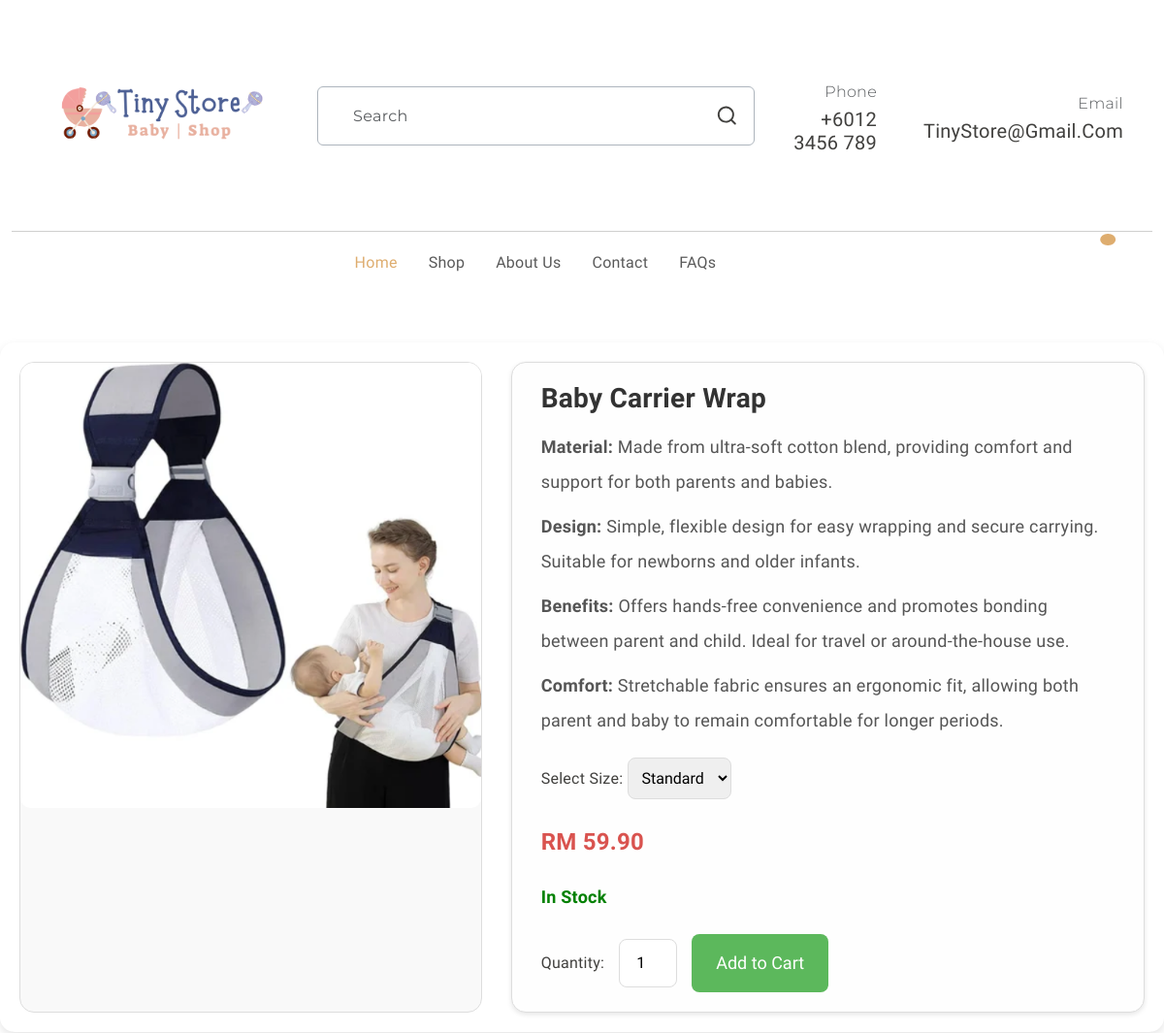
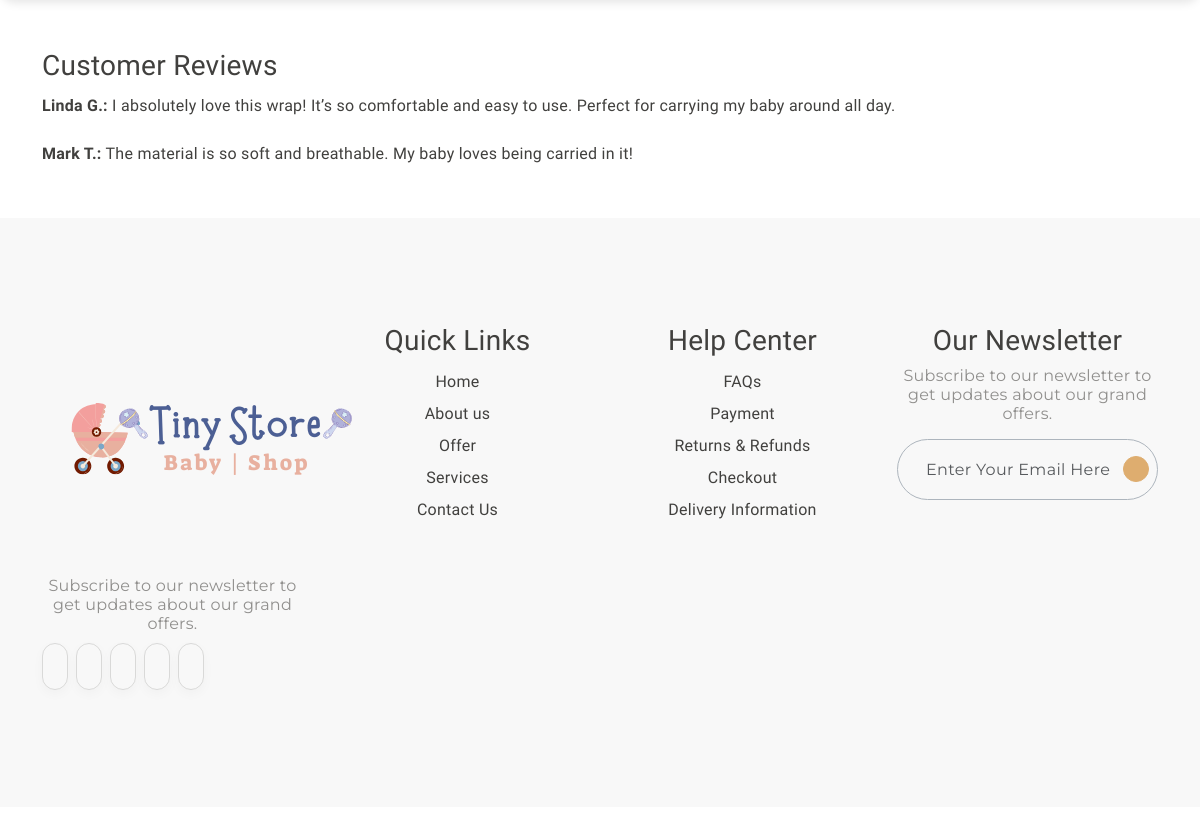
The app's page /travel4Detail.php with its own data (2 pictures, top to bottom).
### tables this page shows
CREATE TABLE `products` (
  `product_id` int(11) NOT NULL,
  `name` varchar(255) NOT NULL,
  `category` varchar(100) NOT NULL,
  `price` decimal(10,2) NOT NULL,
  `image` varchar(255) DEFAULT NULL,
  `is_featured` tinyint(1) DEFAULT 0,
  `created_at` timestamp NOT NULL DEFAULT current_timestamp()
);

### travel4Detail.php (the view, shortened to what this page needs)
<?php
include 'db_connect.php';
$product_id = isset($_GET['product_id']) ? intval($_GET['product_id']) : 20;
$sql = "SELECT * FROM products WHERE product_id = ?";
$stmt = $conn->prepare($sql);
$stmt->bind_param("i", $product_id);
$stmt->execute();
$result = $stmt->get_result();
if ($result->num_rows > 0) {
  $product = $result->fetch_assoc();
} else {
  echo "Product not found.";
  exit;
}
$variant_sql = "SELECT * FROM product_variants WHERE product_id = ?";
$variant_stmt = $conn->prepare($variant_sql);
$variant_stmt->bind_param("i", $product_id);
$variant_stmt->execute();
$variants = $variant_stmt->get_result();
?>
<!DOCTYPE html>
<html lang="en">
<head>
  <link rel="stylesheet" href="detail.css">
  <link rel="stylesheet" href="https://cdn.jsdelivr.net/npm/swiper@9/swiper-bundle.min.css" />
  <link href="https://cdn.jsdelivr.net/npm/bootstrap@5.3.0-alpha3/dist/css/bootstrap.min.css" rel="stylesheet"
>
  <link rel="stylesheet" type="text/css" href="css/vendor.css">
  <link rel="stylesheet" type="text/css" href="style.css">
</head>
<body>
  <header>
    <div class="container py-2">
      <div class="row py-4 pb-0 pb-sm-4 align-items-center ">
        <div class="col-sm-4 col-lg-3 text-center text-sm-start">
          <div class="main-logo">
            <a href="index.php">
              <img src="images/logo.png" alt="logo" class="img-fluid">
            </a>
          </div>
        </div>
        <div class="col-sm-6 offset-sm-2 offset-md-0 col-lg-5 d-none d-lg-block">
          <div class="search-bar border rounded-2 px-3 border-dark-subtle">
            <form id="search-form" class="text-center d-flex align-items-center" action="" method="">
              <input type="text" class="form-control border-0 bg-transparent"
                placeholder="Search" />
              <svg xmlns="http://www.w3.org/2000/svg" width="24" height="24" viewBox="0 0 24 24">
                <path fill="currentColor"
                  d="M21.71 20.29L18 16.61A9 9 0 1 0 16.61 18l3.68 3.68a1 1 0 0 0 1.42 0a1 1 0 0 0 0-1.39ZM11 18a7 7 0 1 1 7-7a7 7 0 0 1-7 7Z" />
              </svg>
            </form>
          </div>
        </div>
        <div
          class="col-sm-8 col-lg-4 d-flex justify-content-end gap-5 align-items-center mt-4 mt-sm-0 justify-content-center justify-content-sm-end">
          <div class="support-box text-end d-none d-xl-block">
            <span class="fs-6 secondary-font text-muted">Phone</span>
            <h5 class="mb-0">+6012 3456 789</h5>
          </div>
          <div class="support-box text-end d-none d-xl-block">
            <span class="fs-6 secondary-font text-muted">Email</span>
            <h5 class="mb-0">TinyStore@gmail.com</h5>
          </div>
        </div>
      </div>
    </div>
    <div class="container-fluid">
      <hr class="m-0">
    </div>
    <div class="container">
      <nav class="main-menu d-flex navbar navbar-expand-lg ">
        <div class="offcanvas offcanvas-end" tabindex="-1" id="offcanvasNavbar" aria-labelledby="offcanvasNavbarLabel">
          <div class="offcanvas-body justify-content-between">
            <ul class="navbar-nav menu-list list-unstyled d-flex gap-md-3 mb-0">
              <li class="nav-item">
                 <a href="index.php" class="nav-link active">Home</a>
              </li>
              <li class="nav-item">
                <a href="productPage.html" class="nav-link">Shop</a>
              </li>
              <li class="nav-item">
                <a href="aboutUs.html" class="nav-link">About Us</a>
              </li>
              <li class="nav-item">
                <a href="contactUs.html" class="nav-link">Contact</a>
              </li>
              <li class="nav-item">
                <a href="faq.html" class="nav-link">FAQs</a>
              </li>
            </ul>
            <div class="d-none d-lg-flex align-items-end">
              <ul class="d-flex justify-content-end list-unstyled m-0">
                <li>
                </li>
                <li>
                </li>
                <li class="">
                  <a href="index.php" class="mx-3" data-bs-toggle="offcanvas" data-bs-target="#offcanvasCart"
                    aria-controls="offcanvasCart">
                    <span class="position-absolute translate-middle badge rounded-circle bg-primary pt-2">
                    </span>
                  </a>
                </li>
              </ul>
            </div>
          </div>
        </div>
      </nav>
    </div>
  </header>
  <div class="container1">
    <div class="product-image">
      <img src="images/<?php echo htmlspecialchars($product['image'] ?? 'default.png'); ?>"
        alt="<?php echo htmlspecialchars($product['name']); ?>">
    </div>
    <div class="product-details">
      <h2>
        <?php echo htmlspecialchars($product['name']); ?>
      </h2>
      <p><strong>Material:</strong> Made from ultra-soft cotton blend, providing comfort and support for both parents
        and babies.</p>
      <p><strong>Design:</strong> Simple, flexible design for easy wrapping and secure carrying. Suitable for newborns
        and older infants.</p>
      <p><strong>Benefits:</strong> Offers hands-free convenience and promotes bonding between parent and child. Ideal
        for travel or around-the-house use.</p>
      <p><strong>Comfort:</strong> Stretchable fabric ensures an ergonomic fit, allowing both parent and baby to remain
        comfortable for longer periods.</p>
      <div class="size-selection">
        <label for="size">Select Size: </label>
        <select id="size">
          <?php while ($variant = $variants->fetch_assoc()) { ?>
          <option value="<?php echo htmlspecialchars($variant['variant_name']); ?>"
            data-price="<?php echo htmlspecialchars($variant['price']); ?>">
            <?php echo htmlspecialchars($variant['variant_name'], 2); ?>
          </option>
          <?php } ?>
        </select>
      </div>
      <p class="price">RM
        <?php echo number_format($product['price'], 2); ?>
      </p>
      <p class="stock-status in-stock">In Stock</p>
      <div class="add-to-cart">
        <label for="quantity">Quantity:</label>
        <input type="number" id="quantity" value="1" min="1">
        <button>Add to Cart</button>
      </div>
    </div>
  </div>
  <div class="container reviews">
    <h3>Customer Reviews</h3>
    <p><strong>Linda G.:</strong> I absolutely love this wrap! It’s so comfortable and easy to use. Perfect for carrying
      my baby around all day.</p>
    <p><strong>Mark T.:</strong> The material is so soft and breathable. My baby loves being carried in it!</p>
  </div>
  <footer id="footer" class="my-5">
    <div class="container py-5 my-5">
      <div class="row">
        <div class="col-md-3">
          <div class="footer-menu">
            <img src="images/logo.png" alt="logo">
            <p class="blog-paragraph fs-6 mt-3">Subscribe to our newsletter to get updates about our grand offers.</p>
            <div class="social-links">
              <ul class="d-flex list-unstyled gap-2">
                <li class="social">
                  <a href="#">
                    <iconify-icon class="social-icon" icon="ri:facebook-fill"></iconify-icon>
                  </a>
                </li>
                <li class="social">
                  <a href="#">
                    <iconify-icon class="social-icon" icon="ri:twitter-fill"></iconify-icon>
                  </a>
                </li>
                <li class="social">
                  <a href="#">
                    <iconify-icon class="social-icon" icon="ri:pinterest-fill"></iconify-icon>
                  </a>
                </li>
                <li class="social">
                  <a href="#">
                    <iconify-icon class="social-icon" icon="ri:instagram-fill"></iconify-icon>
                  </a>
                </li>
                <li class="social">
                  <a href="#">
                    <iconify-icon class="social-icon" icon="ri:youtube-fill"></iconify-icon>
                  </a>
                </li>
              </ul>
            </div>
          </div>
        </div>
        <div class="col-md-3">
          <div class="footer-menu">
            <h3>Quick Links</h3>
            <ul class="menu-list list-unstyled">
              <li class="menu-item">
                <a href="#" class="nav-link">Home</a>
              </li>
              <li class="menu-item">
                <a href="aboutUs.html" class="dropdown-item">About us</a>
              </li>
              <li class="menu-item">
                <a href="#" class="nav-link">Offer </a>
              </li>
              <li class="menu-item">
                <a href="#" class="nav-link">Services</a>
              </li>
              <li class="menu-item">
                <a href="#" class="nav-link">Contact Us</a>
              </li>
            </ul>
          </div>
        </div>
        <div class="col-md-3">
          <div class="footer-menu">
            <h3>Help Center</h5>
              <ul class="menu-list list-unstyled">
                <li class="menu-item">
                  <a href="faq.html" class="nav-link">FAQs</a>
                </li>
                <li class="menu-item">
                  <a href="#" class="nav-link">Payment</a>
                </li>
                <li class="menu-item">
                  <a href="#" class="nav-link">Returns & Refunds</a>
                </li>
                <li class="menu-item">
                  <a href="#" class="nav-link">Checkout</a>
                </li>
                <li class="menu-item">
                  <a href="#" class="nav-link">Delivery Information</a>
                </li>
              </ul>
          </div>
        </div>
        <div class="col-md-3">
          <div>
            <h3>Our Newsletter</h3>
            <p class="blog-paragraph fs-6">Subscribe to our newsletter to get updates about our grand offers.</p>
            <div class="search-bar border rounded-pill border-dark-subtle px-2">
              <form class="text-center d-flex align-items-center" action="" method="">
                <input type="text" class="form-control border-0 bg-transparent" placeholder="Enter your email here" />
                <iconify-icon class="send-icon" icon="tabler:location-filled"></iconify-icon>
              </form>
            </div>
          </div>
        </div>
      </div>
    </div>
  </footer>
</body>
</html>

### detail.css (style rules this page uses)
body { font-family: Arial, sans-serif; margin: 0; padding: 0; background-color: #f4f4f9; }
.container1 { max-width: 1200px; margin: 50px auto; padding: 20px; display: flex; flex-wrap: wrap; gap: 30px; background-color: #ffffff; border-radius: 15px; box-shadow: 0 4px 10px rgba(0, 0, 0, 0.1); overflow: hidden; }
.product-image { flex: 1 1 400px; text-align: center; border-radius: 15px; overflow: hidden; border: 1px solid #ddd; background-color: #f9f9f9; }
.product-image img { max-width: 100%; border-radius: 10px; transition: transform 0.3s ease; }
.product-details { flex: 2 1 500px; background-color: #fefefe; padding: 20px 30px; border-radius: 15px; border: 1px solid #ddd; box-shadow: 0 2px 5px rgba(0, 0, 0, 0.1); }
.product-details h2 { font-size: 28px; font-weight: bold; color: #333; margin-bottom: 15px; }
.product-details p { font-size: 18px; color: #555; margin: 10px 0; }
.product-details .price { font-size: 24px; font-weight: bold; color: #d9534f; margin: 15px 0; }
.stock-status { font-size: 16px; margin: 10px 0; }
.stock-status.in-stock { color: green; font-weight: bold; }
.badge { padding: 5px 10px; border-radius: 12px; font-size: 14px; font-weight: bold; }
.size-selection { margin: 20px 0; }
.size-selection select { padding: 10px; font-size: 16px; border: 1px solid #ddd; border-radius: 8px; }
.add-to-cart { display: flex; align-items: center; gap: 15px; margin-top: 20px; }
.add-to-cart button { padding: 12px 25px; font-size: 18px; background-color: #5cb85c; color: white; border: none; border-radius: 8px; cursor: pointer; transition: background-color 0.3s ease; }
.add-to-cart input { width: 60px; padding: 8px; font-size: 16px; text-align: center; border: 1px solid #ddd; border-radius: 8px; }
footer { background-color: #f8f8f8; padding: 10px; text-align: center; margin-top: 20px; }

### style.css (style rules this page uses)
:root { --header-height: 160px; --header-height-min: 80px; }
:root { --accent-color: #DEAD6F; --dark-color: #222222; --light-dark-color: #727272; --light-color: #fff; --grey-color: #dbdbdb; --light-grey-color: #fafafa; --primary-color: #6995B1; --light-primary-color: #eef1f3; }
:root { --body-font: 'Chilanka', cursive; --heading-font: 'Chilanka', cursive; --secondary-font: 'Montserrat', sans-serif; }
body { --bs-link-color: #333; --bs-link-hover-color: #333; --bs-link-color-rgb: 40, 40, 40; --bs-link-hover-color-rgb: 0, 0, 0; --bs-light-rgb: 248, 248, 248; --bs-font-sans-serif: 'Chilanka', cursive; --bs-body-font-family: var(--bs-font-sans-serif); --bs-body-font-size: 1rem; --bs-body-font-weight: 400; --bs-body-line-height: 2; --bs-body-color: #41403E; --bs-primary: #DEAD6F; --bs-primary-rgb: 222, 173, 111; --bs-primary-bg-subtle: #FFF9EB; --bs-border-color: #F7F7F7; --bs-secondary-rgb: 230, 243, 251; --bs-success-rgb: 238, 245, 228; --bs-danger-rgb: 249, 235, 231; --bs-warning-rgb: 255, 249, 235; --bs-info-rgb: 230, 243, 250; }
body { letter-spacing: 0.01625rem; }
h1, h2, h3, h4, h5, h6 { font-family: var(--heading-font); color: var(--bs-body-color); font-weight: 400; text-transform: capitalize; }
a { text-decoration: none; }
.secondary-font { font-family: var(--secondary-font); font-weight: 300; }
.search-bar { border: 1px solid #EAEAEA; }
.search-bar ::placeholder { font-family: var(--secondary-font); }
.navbar-nav .nav-link.active, .navbar-nav .nav-link.show, .nav-link:focus, .nav-link:hover { color: var(--accent-color); }
.form-control { color: #908F8D; line-height: normal; letter-spacing: 0.02125rem; text-transform: capitalize; border-radius: 0.25rem; border: 1px solid rgba(65, 64, 62, 0.20); background: #FFF; display: flex; padding: 1.25rem 0rem 1.25rem 1.25rem; align-items: center; gap: 0.375rem; align-self: stretch; }
.blog-paragraph { color: #908F8D; font-size: 1rem; font-weight: 400; line-height: normal; font-family: var(--secondary-font); }
iconify-icon.social-icon { color: #CACACA; font-size: 1.125rem; padding: 0.75rem; border-radius: 4.375rem; border: 1px solid #D9D9D8; box-shadow: 0px 4px 12px 0px rgba(0, 0, 0, 0.03); transition: all 0.5s ease; }
iconify-icon.send-icon { cursor: pointer; font-size: 1.125rem; padding: 0.75rem; border-radius: 4.375rem; color: #FFF; border: 1px solid #DEAD6F; background: #DEAD6F; }

### records on screen
products: image (picture), name "Baby Carrier Wrap", price "59.90"

### other values on screen
form field value "Standard"
